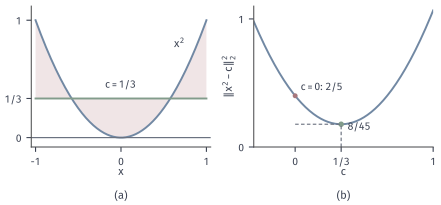

This figure's Python source:
from pathlib import Path
import sys
ROOT = next(p for p in Path(__file__).resolve().parents if (p/"build.sh").is_file() and (p/"tex/book.tex").is_file())
sys.path.insert(0, str(ROOT/"figures/00-shared/mathematical-preliminaries-upper/00-shared/comprehension-figures"))
from support import figure, save, BLUE, GREEN, YELLOW, RED, PURPLE, INK, MUTED, GRID, BLUE_FILL, GREEN_FILL, YELLOW_FILL, RED_FILL, PURPLE_FILL
import numpy as np

def panel_labels(fig, axes, y=.015):
    for ax, s in zip(axes, "(a) (b) (c)".split()):
        q = ax.get_position(); fig.text((q.x0+q.x1)/2, y, s, ha="center", va="bottom")

# [-1,1]: x^2 vs constant 1/3; error^2(c)=8/45+2(c-1/3)^2; c=0 gives 2/5.
fig, axes = figure(width_mm=112, height_mm=52, ncols=2)
fig.set_layout_engine(None)
fig.subplots_adjust(left=.07, right=.985, top=.97, bottom=.28, wspace=.24)
x = np.linspace(-1, 1, 801)
ax = axes[0]
ax.fill_between(x, x**2, 1/3, color=RED_FILL, lw=0)
ax.plot(x, x**2, color=BLUE, lw=1.4); ax.plot(x, 0*x+1/3, color=GREEN, lw=1.4)
ax.text(.75, .77, '$x^2$', ha='right'); ax.text(0, .42, '$c=1/3$', ha='center', fontsize=7.5)
ax.axhline(0, color=MUTED, lw=.85)
ax.set_xlim(-1.05, 1.05); ax.set_ylim(-.08, 1.12); ax.set_xticks([-1, 0, 1]); ax.set_yticks([0, 1/3, 1]); ax.set_yticklabels(['0', '1/3', '1']); ax.set_xlabel('$x$', labelpad=0)
ax = axes[1]
c = np.linspace(-.3, 1, 400); e = 8/45+2*(c-1/3)**2
ax.plot(c, e, color=BLUE, lw=1.4)
ax.plot([1/3], [8/45], 'o', ms=4, color=GREEN, mew=0); ax.plot([0], [2/5], 'o', ms=3.6, color=RED, mew=0)
ax.plot([1/3, 1/3], [0, 8/45], color=MUTED, lw=.85, ls=(0, (3, 2))); ax.plot([0, 1/3], [8/45, 8/45], color=MUTED, lw=.85, ls=(0, (3, 2)))
ax.text(.04, .44, '$c=0$: $2/5$', fontsize=7.5); ax.text(.38, .13, '$8/45$', fontsize=7.5)
ax.set_xlim(-.3, 1); ax.set_ylim(0, 1.1); ax.set_xticks([0, 1/3, 1]); ax.set_xticklabels(['0', '1/3', '1']); ax.set_yticks([0, 1]); ax.set_xlabel('$c$', labelpad=0); ax.set_ylabel(r'$\Vert x^2-c\Vert_2^2$', labelpad=1)
panel_labels(fig, axes)
save(fig, Path(__file__).resolve().parent, 'figure', {'formula': 'P x^2 = 1/3 on [-1,1], ||x^2-c||^2 = 8/45 + 2(c-1/3)^2'})
